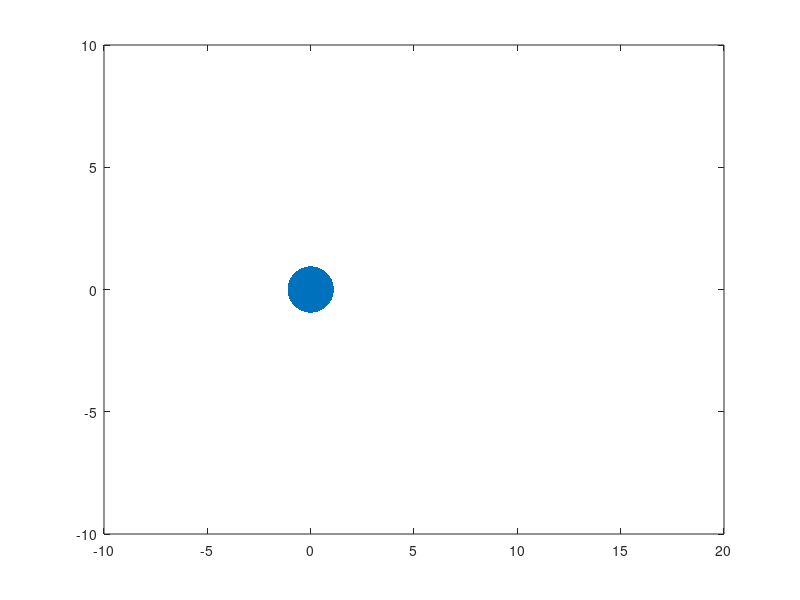

This chart was generated by the following MATLAB code: (Note: this script raises an error after producing the figure.)
clc;close all;clear all;
%%

global KEY_IS_PRESSED
KEY_IS_PRESSED = 0;
gcf;
set(gcf, 'KeyPressFcn', @myKeyPressFcn);

%%

m = 1;

k = 1;

kb = 1.38e-23;
dt = 0.1;
l = 2;
g = 0;
xi = 0;
D = 0;

N=10;

T = [];

for n = 1:N
    x(1,n) = randi(10);
    y(1,n) = randi(10);
    v0(1,n) = (-1)^(randi(N));
    v0(2,n) = (-1)^(randi(N));
end

figure(1)
h1=plot(0,0,'MarkerSize',100,'Marker','.','LineWidth',5);
axis([-10 20 -10 10]);
set(gca,'nextplot','replacechildren');
figure(2)
h2=animatedline;


%%

for n = 1:N
    
    C = 1/(4*m);
    C1 = C*4*m;
    C3 = C*( 2*g*sqrt(2*D)*xi*dt^2 + 2*dt^2*force(x(1,:),y(1,:),n,k,l));
    C2 = C*(2*m+g*dt)*2*dt;
    x(2,n) = round(C1.*x(1,n) + C3(1) + C2.*v0(1,n),3);
    y(2,n) = round(C1.*y(1,n) + C3(2) + C2.*v0(2,n),3);
    
end

set(h1,'XData',x(end,:),'YData',y(end,:));

drawnow;

%%

for t = 2:10000
    
    for n =1:N
        
        C = 1/(2*m-g*dt);
        C1 = C*4*m;
        C2 = -C*(2*m+g*dt);
        C3 = C*( 2*g*sqrt(2*D)*xi*dt^2 + 2*dt^2*force(x(t,:),y(t,:),n,k,l));
        
        x(t+1,n) = round(C1.*x(t,n) + C3(1) + C2*x(t-1,n),3);
        y(t+1,n) = round(C1.*y(t,n) + C3(2) + C2*y(t-1,n),3);
        
    end
    
    T = temperature(x,y,N,kb,dt,m);
    addpoints(h2,t,T);
    set(h1,'XData',x(end,:),'YData',y(end,:));
    
    drawnow;
    
    if KEY_IS_PRESSED
        close all;
        break;
    end
    
end


%%

function F = force(x,y,n,k,a)

F = [0 0];

if n-1 >= 1
    
    dx = x(n)-x(n-1);
    dy = y(n)-y(n-1);
    
    theta = atan2(dy,dx);
    
    r = sqrt(dx^2+dy^2);
    delta = r-a;
    
    F(1) = F(1) - k*((delta)*cos(theta));
    F(2) = F(2) - k*((delta)*sin(theta));
    
end

if n+1 <= length(x)
    
    dx = x(n)-x(n+1);
    dy = y(n)-y(n+1);
    
    theta = atan2(dy,dx);
    
    r = sqrt(dx^2+dy^2);
    delta = r-a;
    
    F(1) = F(1) - k*((delta)*cos(theta));
    F(2) = F(2) - k*((delta)*sin(theta));
    
end

end


function T = temperature(x,y,N,k,dt,m)

T = 0;
C = m/(8*k*N*dt^2);

for i = 1:N
    
    vx = 3*x(end,i)-4*x(end-1,i)+x(end-2,i);
    vy = 3*y(end,i)-4*y(end-1,i)+y(end-2,i);
    
    v2 = vx^2+vy^2;
    
    T = T + v2;
    
end

T = C*T;

end


function myKeyPressFcn(hObject, event)
global KEY_IS_PRESSED
KEY_IS_PRESSED  = 1;
end
